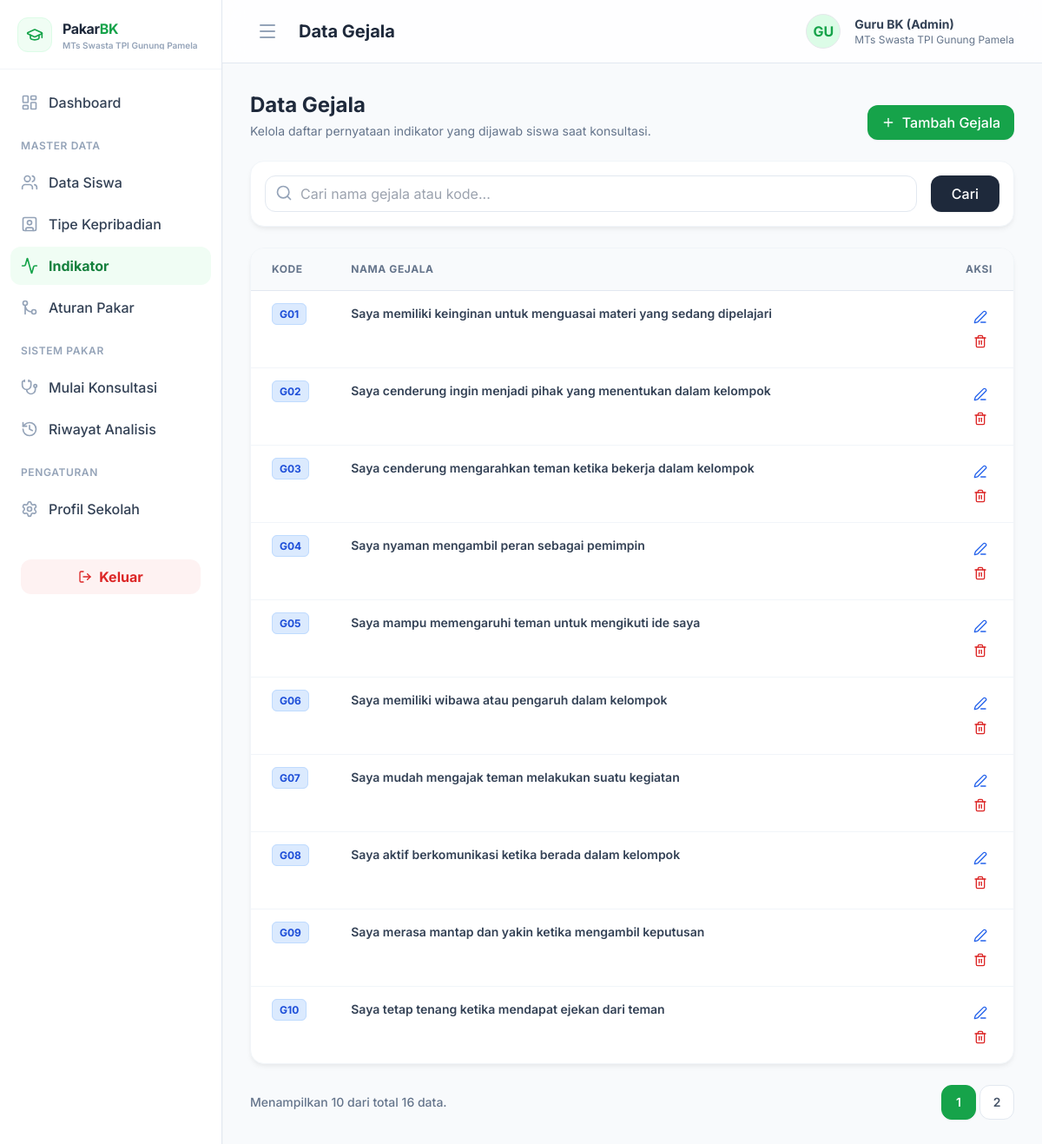
The app's page /index.php?page=gejala (signed in) with its own data.
### tables this page shows
CREATE TABLE `gejala` (
  `id_gejala`   int NOT NULL AUTO_INCREMENT,
  `kode_gejala` varchar(10)  NOT NULL,
  `nama_gejala` varchar(255) NOT NULL,
  `id_admin`    int      NULL,
  `created_at`  datetime NOT NULL DEFAULT CURRENT_TIMESTAMP,
  `updated_at`  datetime NOT NULL DEFAULT CURRENT_TIMESTAMP ON UPDATE CURRENT_TIMESTAMP,
  PRIMARY KEY (`id_gejala`),
  UNIQUE KEY `kode_gejala` (`kode_gejala`),
  KEY `id_admin` (`id_admin`),
  CONSTRAINT `gejala_ibfk_admin` FOREIGN KEY (`id_admin`) REFERENCES `admin` (`id_admin`) ON DELETE SET NULL
);

### config/koneksi.php (called while the page is built, shortened)
<?php
spl_autoload_register(function ($class_name) {
    $file = __DIR__ . '/../models/' . $class_name . '.php';
});

### models/Gejala.php (called while the page is built, shortened)
<?php
class Gejala {
    private $db;
    public function __construct($db) {
        $this->db = $db;
    }
    public function getGejalaPaginated($keyword = '', $limit = 10, $offset = 0) {
        $sql = "SELECT * FROM gejala WHERE 1=1";
        $sql .= " ORDER BY kode_gejala ASC LIMIT :limit OFFSET :offset";
        $stmt = $this->db->prepare($sql);
        $stmt->bindValue(':limit', (int)$limit, PDO::PARAM_INT);
        $stmt->bindValue(':offset', (int)$offset, PDO::PARAM_INT);
        $stmt->execute();
        return $stmt->fetchAll();
    }
    public function countGejala($keyword = '') {
        $sql = "SELECT COUNT(*) as total FROM gejala WHERE 1=1";
        $params = [];
        $stmt = $this->db->prepare($sql);
        $stmt->execute($params);
        $row = $stmt->fetch();
        return $row['total'];
    }
}

### pages/master/gejala.php (the view, shortened to what this page needs)
<?php
$gejalaModel = new Gejala($db);
$keyword = isset($_GET['q']) ? trim($_GET['q']) : '';
$page_num = isset($_GET['p']) ? (int)$_GET['p'] : 1;
$limit = 10;
$offset = ($page_num - 1) * $limit;
$totalData = $gejalaModel->countGejala($keyword);
$totalPages = ceil($totalData / $limit);
$dataGejala = $gejalaModel->getGejalaPaginated($keyword, $limit, $offset);
?>
<div class="mb-6 flex flex-col md:flex-row md:justify-between md:items-end gap-4">
    <div>
        <h2 class="text-2xl font-bold text-slate-800">Data Gejala</h2>
        <p class="text-slate-500 mt-1 text-sm">Kelola daftar pernyataan indikator yang dijawab siswa saat konsultasi.</p>
    </div>
    <div class="flex">
        <button onclick="document.getElementById('modalTambah').classList.remove('hidden')" class="bg-brand-600 hover:bg-brand-700 text-white px-4 py-2 rounded-xl font-medium flex items-center transition-colors shadow-sm">
            <i data-lucide="plus" class="w-4 h-4 mr-2"></i> Tambah Gejala
        </button>
    </div>
</div>
<div class="card p-4 mb-6">
    <form method="GET" action="index.php" class="flex flex-col md:flex-row gap-4">
        <div class="flex-1">
            <div class="relative">
                <i data-lucide="search" class="w-5 h-5 absolute left-3 top-2.5 text-slate-400"></i>
                <input type="text" name="q" value="<?= htmlspecialchars($keyword) ?>" placeholder="Cari nama gejala atau kode..." class="w-full pl-10 pr-4 py-2 border border-slate-200 rounded-xl focus:border-brand-500 focus:ring-1 focus:ring-brand-500 outline-none transition-all">
            </div>
        </div>
        <button type="submit" class="bg-slate-800 text-white px-6 py-2 rounded-xl font-medium hover:bg-slate-900 transition-colors shadow-sm">
            Cari
        </button>
    </form>
</div>
<div class="card overflow-hidden mb-6">
    <div class="overflow-x-auto">
        <table class="w-full text-left border-collapse">
            <thead>
                <tr class="bg-slate-50 border-b border-slate-200">
                    <th class="px-6 py-4 text-xs font-bold text-slate-500 uppercase tracking-wider w-16">Kode</th>
                    <th class="px-6 py-4 text-xs font-bold text-slate-500 uppercase tracking-wider">Nama Gejala</th>
                    <th class="px-6 py-4 text-xs font-bold text-slate-500 uppercase tracking-wider text-right w-24">Aksi</th>
                </tr>
            </thead>
            <tbody class="divide-y divide-slate-100">
                <?php foreach($dataGejala as $row): ?>
                <tr class="hover:bg-slate-50/50 transition-colors">
                    <td class="px-6 py-4 text-sm align-top">
                        <span class="bg-blue-100 text-blue-700 px-2 py-1 rounded-md text-xs font-bold border border-blue-200"><?= $row['kode_gejala'] ?></span>
                    </td>
                    <td class="px-6 py-4 text-sm font-semibold text-slate-700 align-top"><?= htmlspecialchars($row['nama_gejala']) ?></td>
                    <td class="px-6 py-4 text-sm text-right align-top">
                        <button onclick="editGejala(<?= $row['id_gejala'] ?>, '<?= $row['kode_gejala'] ?>', <?= htmlspecialchars(json_encode($row['nama_gejala']), ENT_QUOTES) ?>)" class="text-blue-600 hover:text-blue-800 p-1.5 rounded-md hover:bg-blue-50 transition-colors" title="Ubah Data">
                            <i data-lucide="edit-3" class="w-4 h-4"></i>
                        </button>
                        <button onclick="confirmHapus(<?= $row['id_gejala'] ?>)" class="text-red-600 hover:text-red-800 p-1.5 rounded-md hover:bg-red-50 transition-colors ml-1 inline-block" title="Hapus Data">
                            <i data-lucide="trash-2" class="w-4 h-4"></i>
                        </button>
                    </td>
                </tr>
                <?php endforeach; ?>
            </tbody>
        </table>
    </div>
</div>
<?php if($totalPages > 1): ?>
<div class="flex justify-between items-center mb-8">
    <p class="text-sm text-slate-500 font-medium">Menampilkan <?= count($dataGejala) ?> dari total <?= $totalData ?> data.</p>
    <div class="flex space-x-1">
        <?php for($i=1; $i<=$totalPages; $i++): ?>
            <?php
                $active = $i == $page_num ? 'bg-brand-600 text-white border-brand-600 shadow-sm' : 'bg-white text-slate-600 border-slate-200 hover:bg-slate-50';
                $url = "index.php?page=gejala&p=$i&q=".urlencode($keyword);
            ?>
            <a href="<?= $url ?>" class="w-10 h-10 flex items-center justify-center rounded-xl border font-semibold text-sm transition-colors <?= $active ?>">
                <?= $i ?>
            </a>
        <?php endfor; ?>
    </div>
</div>
<?php endif; ?>

### layouts/header.php (style rules this page uses)
body { background-color: #f8fafc; }
.card { background-color: #ffffff; border-radius: 1rem; box-shadow: 0 4px 6px -1px rgba(0, 0, 0, 0.05), 0 2px 4px -1px rgba(0, 0, 0, 0.03); border: 1px solid #f1f5f9; }

### records on screen
gejala: kode_gejala "G01", nama_gejala "Saya memiliki keinginan untuk menguasai materi yang sedang dipelajari"
gejala: kode_gejala "G02", nama_gejala "Saya cenderung ingin menjadi pihak yang menentukan dalam kelompok"
gejala: kode_gejala "G03", nama_gejala "Saya cenderung mengarahkan teman ketika bekerja dalam kelompok"
gejala: kode_gejala "G04", nama_gejala "Saya nyaman mengambil peran sebagai pemimpin"
gejala: kode_gejala "G05", nama_gejala "Saya mampu memengaruhi teman untuk mengikuti ide saya"
gejala: kode_gejala "G06", nama_gejala "Saya memiliki wibawa atau pengaruh dalam kelompok"
gejala: kode_gejala "G07", nama_gejala "Saya mudah mengajak teman melakukan suatu kegiatan"
gejala: kode_gejala "G08", nama_gejala "Saya aktif berkomunikasi ketika berada dalam kelompok"
gejala: kode_gejala "G09", nama_gejala "Saya merasa mantap dan yakin ketika mengambil keputusan"
gejala: kode_gejala "G10", nama_gejala "Saya tetap tenang ketika mendapat ejekan dari teman"

### other values on screen
$GLOBALS['admin_profile']['nama_sekolah'] "MTs Swasta TPI Gunung Pamela"
substr($GLOBALS['admin_profile']['nama_lengkap'] ?? 'BK', 0, 2) "GU"
$GLOBALS['admin_profile']['nama_lengkap'] "Guru BK (Admin)"
count($dataGejala) "10"
$totalData "16"
